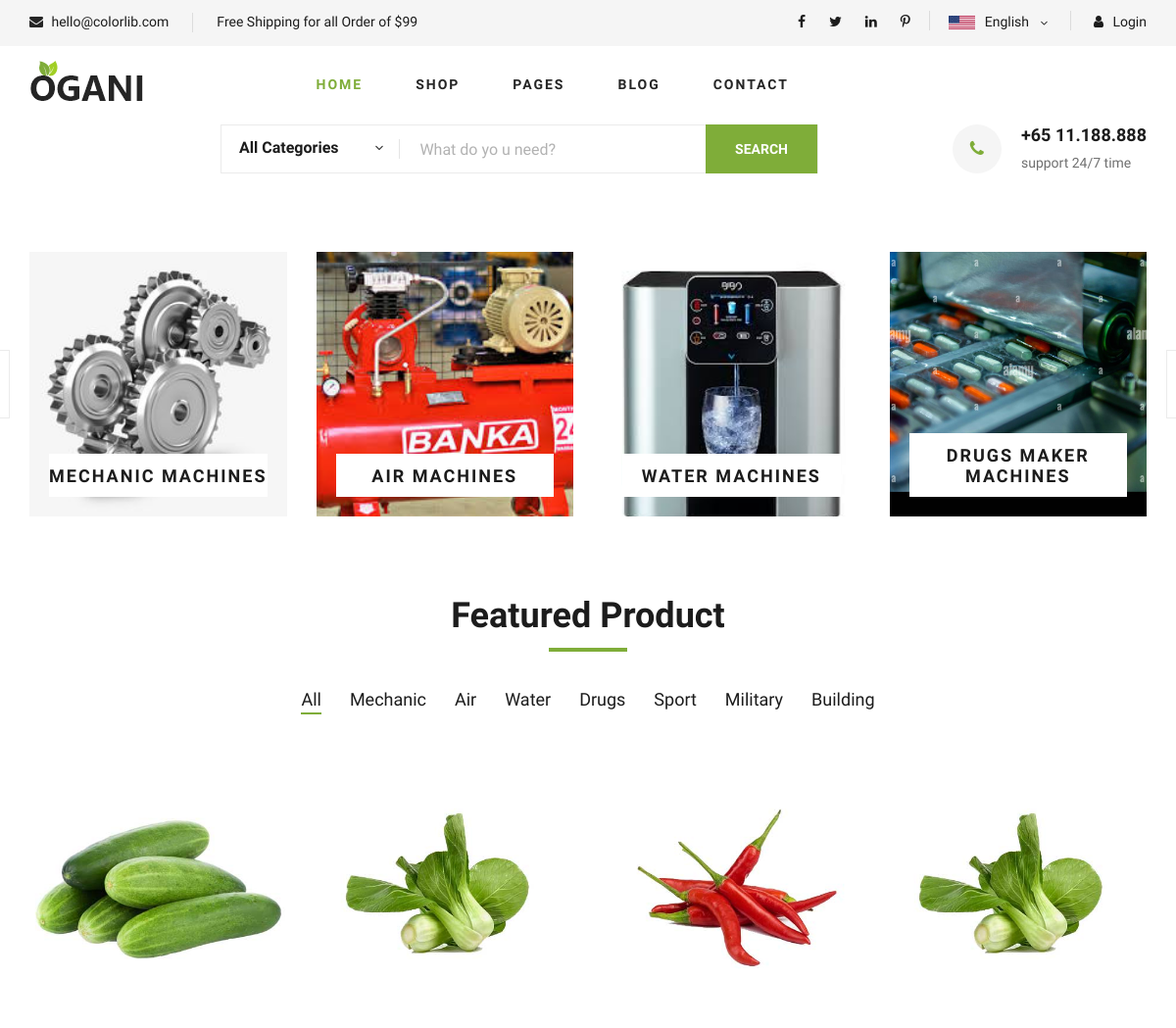
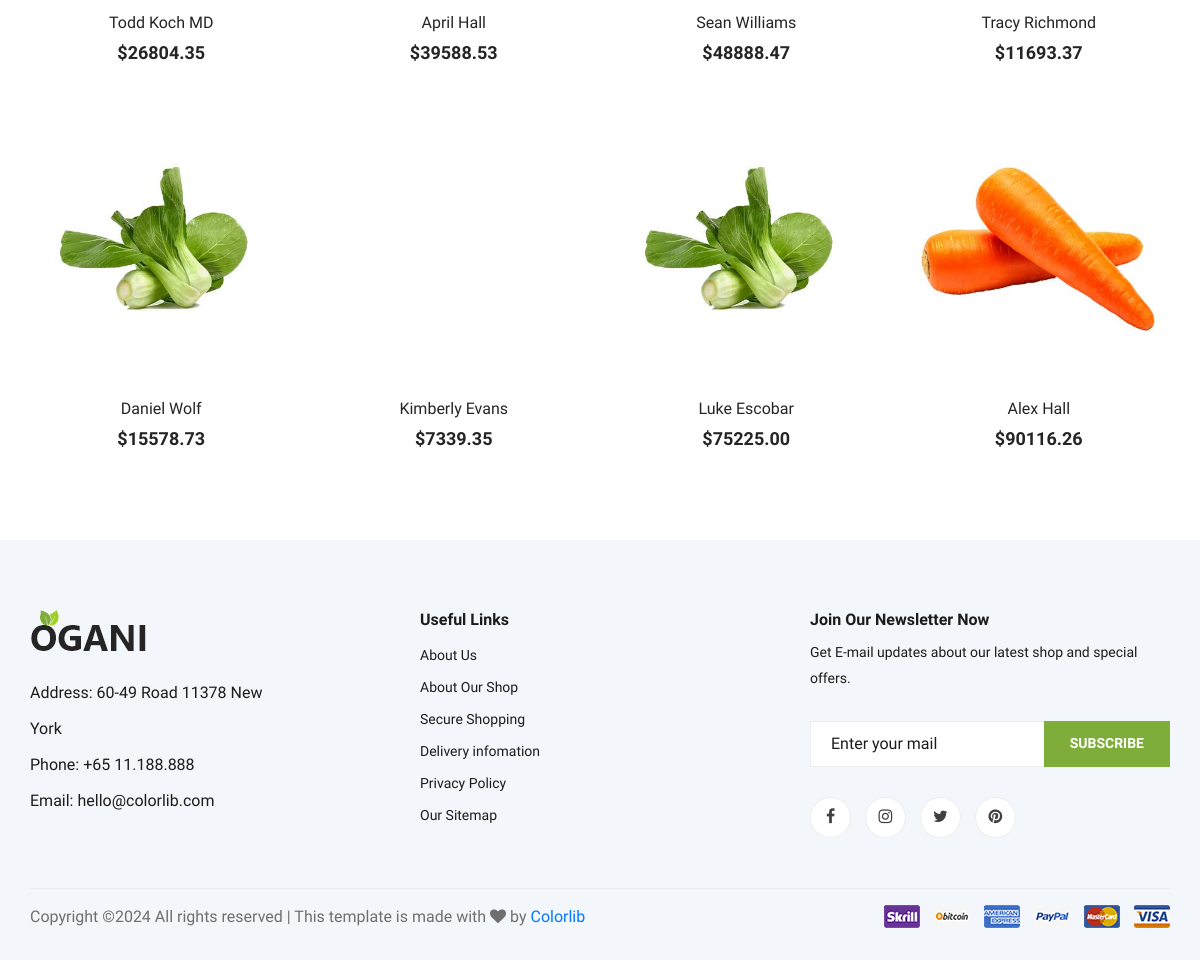
The page / on the database its author committed (2 pictures, top to bottom).
### products/models.py (models this page shows, shortened)
class Category(models.Model):
    name = models.CharField(max_length=100)
    image = models.ImageField(upload_to='categories/')

class Product(models.Model):
    name = models.CharField(_('name'), max_length=100)
    category = models.ManyToManyField(Category, verbose_name=_('category'), related_name='product_category')
    description = models.TextField(_('description'), max_length=10000)
    maximum_velocity = models.CharField(_('max_velocity'), max_length=100, blank=True, null=True)
    electrical_capacity = models.CharField(_('electrical_capacity'), max_length=100, blank=True, null=True)
    length = models.CharField(_('length'), max_length=20, blank=True, null=True)
    width = models.CharField(_('width'), max_length=20, blank=True, null=True)
    height = models.CharField(_('height'), max_length=20, blank=True, null=True)
    diameter = models.CharField(_('diameter'), max_length=20, blank=True, null=True)
    size = models.CharField(_('size'), max_length=20, blank=True, null=True)
    weight = models.CharField(_('weight'), max_length=20, blank=True, null=True)
    production_capacity = models.CharField(_('production_capacity'), max_length=100, blank=True, null=True)
    price = models.DecimalField(_('price'), decimal_places=2, max_digits=8, blank=True, null=True)
    code = models.CharField(_('code'), max_length=8, unique=True)
    image = models.ImageField(_('image'), upload_to='products/', blank=True, null=True)

### products/views.py (the view)
# urls.py: path('', views.ProductListView.as_view(), name='home'),
class ProductListView(ListView):
    model = Product
    template_name = 'products/home.html'
    def get_queryset(self):
        queryset = Product.objects.all()
        return queryset[:8]
    def get_context_data(self, **kwargs):
        context = super().get_context_data()
        context['categories'] = Category.objects.all()
        return context

### products/templatetags/custom_filters.py (called while the page is built)
@register.filter
def first_word(value):
    return value.split()[0] if value else ''

### products/templates/products/home.html (shortened to what this page needs)
{% extends 'base.html' %}
{% load static %}
{% load custom_filters %}
{% block content %}
<section class="categories">
    <div class="container">
        <div class="row">
            <div class="categories__slider owl-carousel">
                {% for category in categories %}
                    <div class="col-lg-3">
                        <div class="categories__item set-bg" data-setbg="{{ category.image.url }}">
                            <h5><a href="#">{{ category.name }}</a></h5>
                        </div>
                    </div>
                {% endfor %}
            </div>
        </div>
    </div>
</section>
<section class="featured spad">
    <div class="container">
        <div class="row">
            <div class="col-lg-12">
                <div class="section-title">
                    <h2>Featured Product</h2>
                </div>
                <div class="featured__controls">
                    <ul>
                        <li class="active" data-filter="*">All</li>
                        {% for category in categories %}
                            <li data-filter=".{{ category.name|first_word }}">{{ category.name|first_word }}</li>
                        {% endfor %}
                    </ul>
                </div>
            </div>
        </div>
        <div class="row featured__filter">
            {% for product in product_list %}
                <div class="col-lg-3 col-md-4 col-sm-6 mix {% for category in product.category.all %} {{ category.name|first_word }} {% endfor %}">
                    <div class="featured__item">
                        <div class="featured__item__pic set-bg" data-setbg="{{ product.image.url }}">
                        </div>
                        <div class="featured__item__text">
                            <h6><a href="{% url 'product_details' product.id %}">{{ product.name }}</a></h6>
                            <h5>${{ product.price }}</h5>
                        </div>
                    </div>
                </div>
            {% endfor %}
        </div>
    </div>
</section>
{% endblock content %}

### static/css/style.css (style rules this page uses)
html, body { height: 100%; font-family: "Cairo", sans-serif; -webkit-font-smoothing: antialiased; font-smoothing: antialiased; }
h1, h2, h3, h4, h5, h6 { margin: 0; color: #111111; font-weight: 400; font-family: "Cairo", sans-serif; }
h2 { font-size: 36px; }
h5 { font-size: 18px; }
h6 { font-size: 16px; }
ul, ol { padding: 0; margin: 0; }
.section-title { margin-bottom: 50px; text-align: center; }
.section-title h2 { color: #1c1c1c; font-weight: 700; position: relative; }
.section-title h2:after { position: absolute; left: 0; bottom: -15px; right: 0; height: 4px; width: 80px; background: #7fad39; content: ""; margin: 0 auto; }
.set-bg { background-repeat: no-repeat; background-size: cover; background-position: top center; }
.spad { padding-top: 100px; padding-bottom: 100px; }
.categories__item { height: 270px; position: relative; }
.categories__item h5 { position: absolute; left: 0; width: 100%; padding: 0 20px; bottom: 20px; text-align: center; }
.categories__item h5 a { font-size: 18px; color: #1c1c1c; font-weight: 700; text-transform: uppercase; letter-spacing: 2px; padding: 12px 0 10px; background: #ffffff; display: block; }
.categories__slider .col-lg-3 { max-width: 100%; }
.featured { padding-top: 80px; padding-bottom: 40px; }
.featured__controls { text-align: center; margin-bottom: 50px; }
.featured__controls ul li { list-style: none; font-size: 18px; color: #1c1c1c; display: inline-block; margin-right: 25px; position: relative; cursor: pointer; }
.featured__controls ul li.active:after { opacity: 1; }
.featured__controls ul li:after { position: absolute; left: 0; bottom: -2px; width: 100%; height: 2px; background: #7fad39; content: ""; opacity: 0; }
.featured__controls ul li:last-child { margin-right: 0; }
.featured__item { margin-bottom: 50px; }
.featured__item__pic { height: 270px; position: relative; overflow: hidden; background-position: center center; }
.featured__item__text { text-align: center; padding-top: 15px; }
.featured__item__text h6 { margin-bottom: 10px; }
.featured__item__text h6 a { color: #252525; }
.featured__item__text h5 { color: #252525; font-weight: 700; }
@media only screen and (min-width: 1200px) { .container { max-width: 1170px; } }

### rows shown on the page
Category: shows a picture, name "MECHANIC MACHINES", name|first_word "Mechanic"
Category: shows a picture, name "AIR MACHINES", name|first_word "Air"
Category: shows a picture, name "WATER MACHINES", name|first_word "Water"
Category: shows a picture, name "DRUGS MAKER MACHINES", name|first_word "Drugs"
Category: name|first_word "Sport"
Category: name|first_word "Military"
Category: name|first_word "Building"
Product: shows a picture, name "Todd Koch MD", price "26804.35"
Product: name "April Hall", price "39588.53"
Product: shows a picture, name "Sean Williams", price "48888.47"
Product: name "Tracy Richmond", price "11693.37"
Product: name "Daniel Wolf", price "15578.73"
Product: name "Kimberly Evans", price "7339.35"
Product: name "Luke Escobar", price "75225.00"
Product: shows a picture, name "Alex Hall", price "90116.26"
